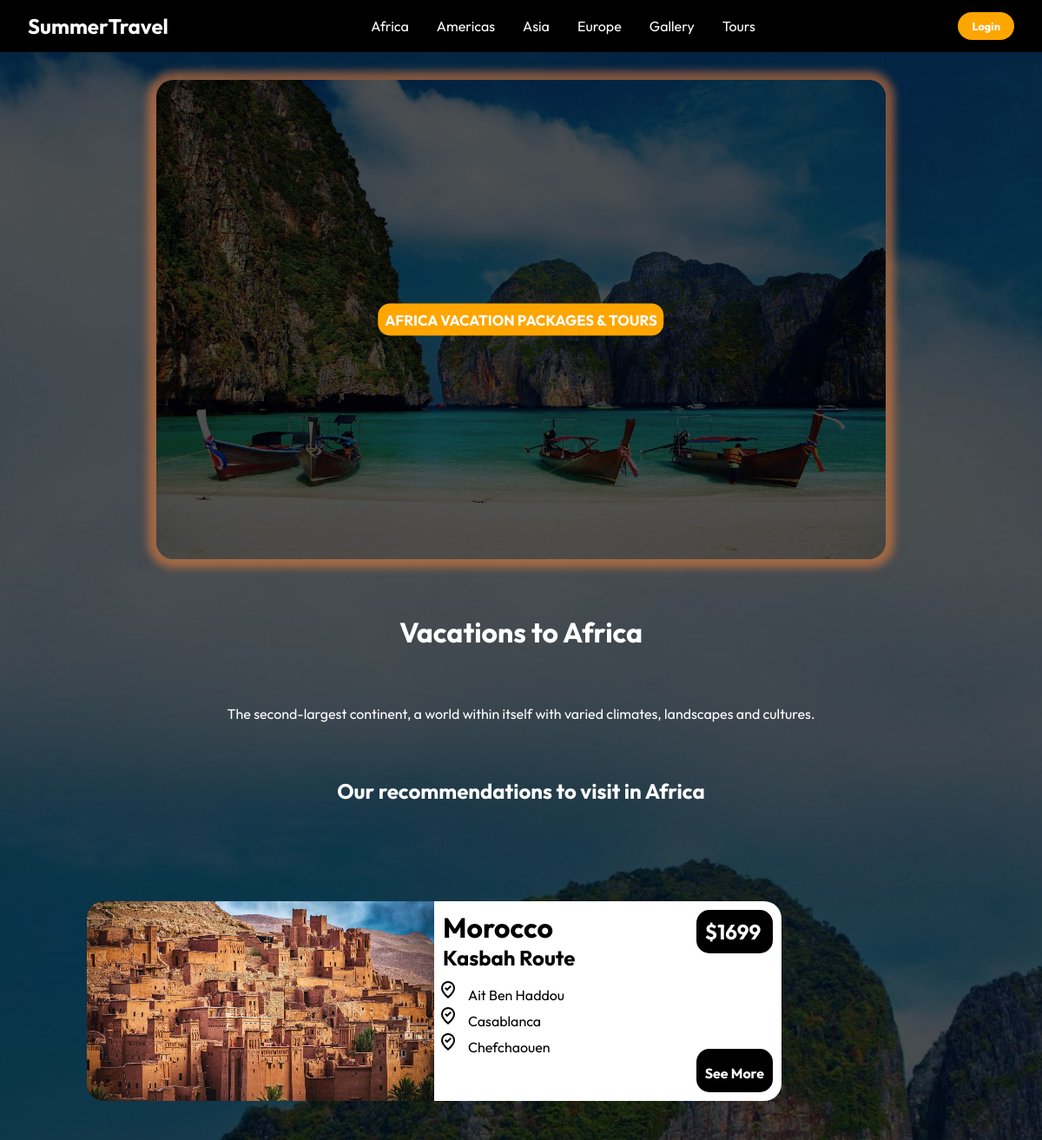
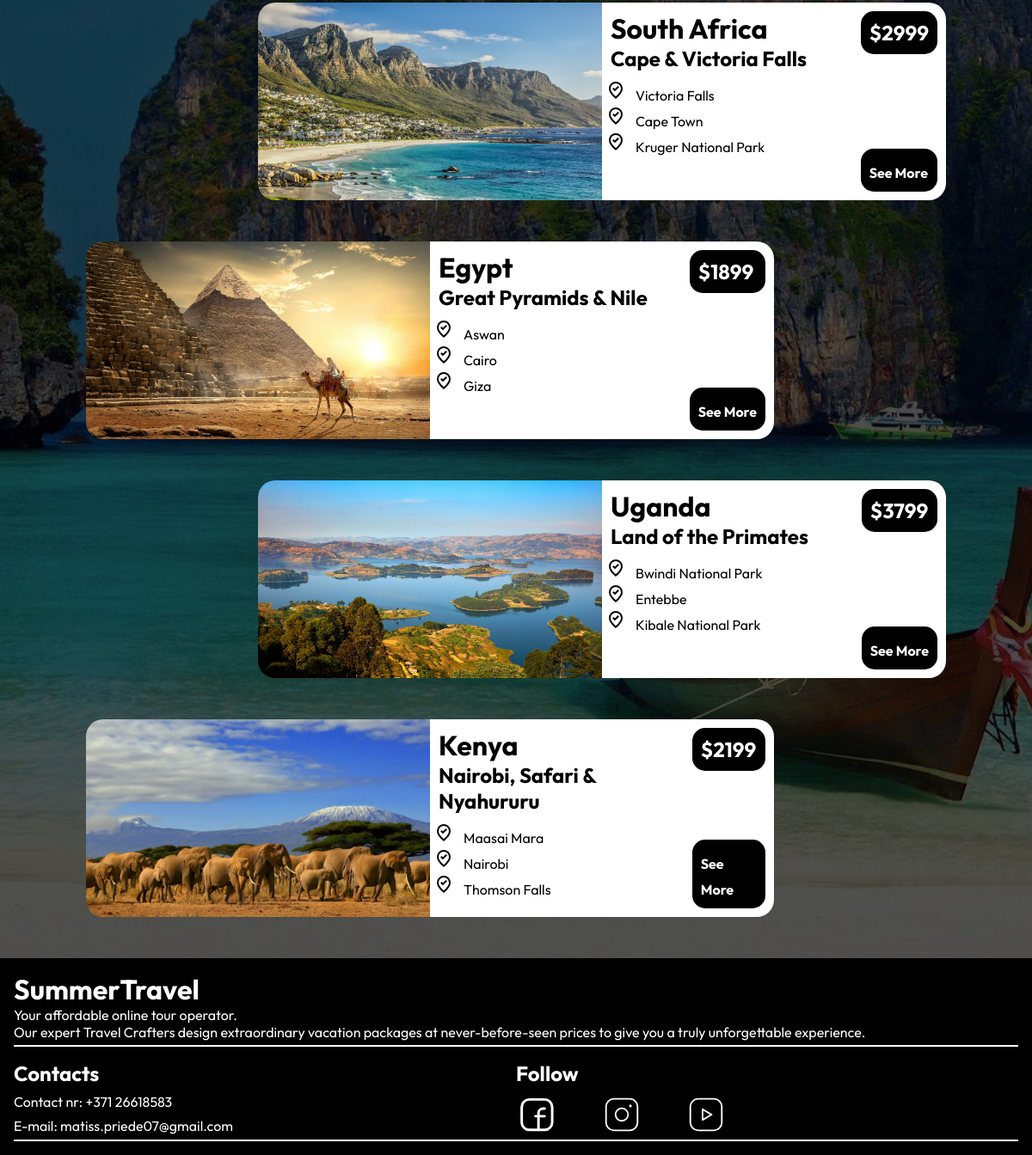
Screenshot of /continent/1 with the database file from the repository (2 pictures, top to bottom).
### tables this page shows
CREATE TABLE continents (
    id INTEGER PRIMARY KEY AUTOINCREMENT,
    name TEXT NOT NULL,
    description TEXT,
    hero_image TEXT,
    accent_color TEXT
);

CREATE TABLE destinations (
    id INTEGER PRIMARY KEY AUTOINCREMENT,
    continent_id INTEGER NOT NULL,
    name TEXT NOT NULL,
    image TEXT,
    description TEXT,
    FOREIGN KEY (continent_id) REFERENCES continents(id)
);

CREATE TABLE tours (
    id INTEGER PRIMARY KEY AUTOINCREMENT,
    destination_id INTEGER NOT NULL,
    title TEXT NOT NULL,
    price INTEGER NOT NULL,
    external_url TEXT, image TEXT, continent_id INTEGER, country TEXT,
    FOREIGN KEY (destination_id) REFERENCES destinations(id)
);

CREATE TABLE tour_stops (
    id INTEGER PRIMARY KEY AUTOINCREMENT,
    tour_id INTEGER NOT NULL,
    stop_name TEXT NOT NULL,
    FOREIGN KEY (tour_id) REFERENCES tours(id)
);

### app.py (the view, shortened to what this page needs)
@app.route('/continent/<int:continent_id>')
def continent(continent_id):
    db = get_db()
    cont = db.execute('SELECT * FROM continents WHERE id = ?', (continent_id,)).fetchone()
    if not cont:
        abort(404)
    destinations = db.execute(
        'SELECT * FROM destinations WHERE continent_id = ?', (continent_id,)
    ).fetchall()
    dest_data = []
    for dest in destinations:
        tours = db.execute(
            'SELECT * FROM tours WHERE destination_id = ? AND continent_id IS NULL', (dest['id'],)
        ).fetchall()
        tours_with_stops = []
        for tour in tours:
            stops = db.execute(
                'SELECT stop_name FROM tour_stops WHERE tour_id = ?', (tour['id'],)
            ).fetchall()
            tours_with_stops.append({'tour': tour, 'stops': stops})
        dest_data.append({'dest': dest, 'tours': tours_with_stops})
    custom_tours = db.execute(
        'SELECT * FROM tours WHERE continent_id = ?', (continent_id,)
    ).fetchall()
    db.close()
    return render_template('continent.html', continent=cont, dest_data=dest_data)

### app.py (called while the page is built)
def get_db():
    conn = sqlite3.connect(DB)
    conn.row_factory = sqlite3.Row
    return conn

### templates/continent.html (shortened to what this page needs)
{% extends "base.html" %}
{% block content %}
<main class="a_main">
    <div class="top_img">
        <h2 class="africa_img_text" style="background-color: orange;">
            {{ continent['name'] }} Vacation Packages &amp; Tours
        </h2>
        <img class="{{ continent['name']|lower }}_img"
             src="{{ url_for('static', filename='images/backgroung.jpg') }}"
             alt="{{ continent['name'] }}">
    </div>
    <div class="uzraksts">
        <h1>Vacations to {{ continent['name'] }}</h1>
    </div>
    <div class="mini_uzraksts">
        <p>{{ continent['description'] }}</p>
    </div>
    <div class="uzraksts">
        <h2>Our recommendations to visit in {{ continent['name'] }}</h2>
    </div>
    <div class="a_blocks">
        {% set counter = namespace(val=0) %}
        {% for item in dest_data %}
        {% set dest = item['dest'] %}
        {% for item2 in item['tours'] %}
        {% set tour = item2['tour'] %}
        {% set stops = item2['stops'] %}
        {% set counter.val = counter.val + 1 %}
        <div id="rem_top" class="{{ 'a_line' if counter.val is odd else 'a_line2' }}">
            <div class="attels">
                <img class="maroka"
                     src="{{ url_for('static', filename='images/' ~ dest['image']) }}"
                     alt="{{ dest['name'] }}">
            </div>
            <div class="texts_pie_img">
                <div class="text_right">
                    <h1>{{ dest['name'] }}</h1>
                    <h2>{{ tour['title'] }}</h2>
                    <ul class="vietas-ul">
                        {% for stop in stops %}
                        <li class="vietas">{{ stop['stop_name'] }}</li>
                        {% endfor %}
                    </ul>
                </div>
                <div class="text_left">
                    <h2 class="cena">${{ tour['price'] }}</h2>
                    <h2 class="cena">
                        <a target="_blank" href="{{ tour['external_url'] }}">See More</a>
                    </h2>
                </div>
            </div>
        </div>
        {% endfor %}
        {% endfor %}
    </div>
</main>
{% endblock %}

### templates/base.html (shortened to what this page needs)
<!DOCTYPE html>
<html lang="en">
<head>
    <link rel="stylesheet" href="{{ url_for('static', filename='css/style.css') }}">
    <link rel="stylesheet" href="https://cdnjs.cloudflare.com/ajax/libs/font-awesome/6.5.2/css/all.min.css"
 />
</head>
<body>
    <header>
        <div class="navbar">
            <div class="logo"><a href="{{ url_for('index') }}">SummerTravel</a></div>
            <ul class="links">
                <li><a href="{{ url_for('continent', continent_id=1) }}">Africa</a></li>
                <li><a href="{{ url_for('continent', continent_id=2) }}">Americas</a></li>
                <li><a href="{{ url_for('continent', continent_id=3) }}">Asia</a></li>
                <li><a href="{{ url_for('continent', continent_id=4) }}">Europe</a></li>
                <li><a href="{{ url_for('gallery') }}">Gallery</a></li>
                <li><a href="{{ url_for('tours') }}">Tours</a></li>
            </ul>
            <a href="{{ url_for('login') }}" class="action_btn">Login</a>
        </div>
    </header>
    <main>
        {% block content %}{% endblock %}
    </main>
    <footer class="apaksa">
        <div class="virsraksts">
            <h1>SummerTravel</h1>
            <p>Your affordable online tour operator.</p>
            <p class="extra_text">Our expert Travel Crafters design extraordinary vacation packages at never-before-seen prices to give you a truly unforgettable experience.</p>
        </div>
        <div class="visi_cont">
            <div class="contacts">
                <h2>Contacts</h2>
                <p>Contact nr: +371 26618583</p>
                <p>E-mail: matiss.priede07@gmail.com</p>
            </div>
            <div class="follow">
                <h2>Follow</h2>
                <div class="icons_div">
                    <a href="https://www.facebook.com/?locale=lv_LV">
                    </a>
                    <a href="https://www.instagram.com/">
                    </a>
                    <a href="https://www.youtube.com/">
                    </a>
                </div>
            </div>
        </div>
    </footer>
</body>
</html>

### static/css/style.css (style rules this page uses)
* { margin: 0; padding: 0; box-sizing: border-box; font-family: "Outfit", sans-serif; }
body { background-image: url("backgroung.jpg"); background-attachment: fixed; height: 100%; background-position: center; background-repeat: no-repeat; background-size: cover; }
li { list-style: none; }
a { text-decoration: none; color: #fff; font-size: 1rem; }
header { position: relative; padding: 0 2rem; background-color: black; }
.navbar { width: 100%; height: 60px; max-width: 1200px; margin: 0 auto; display: flex; align-items: center; justify-content: space-between; background-color: black; }
.navbar .logo a { font-size: 1.5rem; font-weight: bold; }
.navbar .links { display: flex; gap: 2rem; }
.action_btn { background-color: orange; color: #fff; padding: 0.5rem 1rem; border: none; outline: none; border-radius: 20px; font-size: 0.8rem; font-weight: bold; cursor: pointer; transition: scale 0.2 ease; }
.apaksa { background-color: black; color: #fff; padding: 1rem; margin-top: 3rem; }
.virsraksts { text-align: left; border-bottom: solid 2px; padding-bottom: 5px; margin-bottom: 1rem; }
.visi_cont { display: flex; flex-direction: row; border-bottom: solid 2px; }
.contacts { display: flex; flex-direction: column; width: 50%; gap: 0.5rem; }
.follow { display: flex; flex-direction: column; width: 50%; }
.icons_div { display: flex; flex-direction: row; justify-content: flex-start; gap: 3rem; margin-top: 0.5rem; }
.follow_icons { height: 50px; width: 50px; }
.a_main { display: flex; align-items: center; justify-content: center; flex-wrap: wrap; flex-direction: column; padding-top: 2rem; }
.africa_img_text { position: absolute; top: 50%; left: 50%; transform: translate(-50%, -50%); text-align: center; color: #fff; text-transform: uppercase; font-weight: bold; background-color: chocolate; padding: 8px; border-radius: 14px; z-index: -1; font-size: 1.05rem; }
.top_img { display: flex; border-radius: 20px; position: relative; justify-content: center; max-width: 1200px; }
.africa_img { border-radius: 20px; width: 70%; height: 50%; object-fit: scale-down; z-index: -2; box-shadow: 0 0 10px 10px rgba(255, 134, 58, 0.5); }
.uzraksts { padding: 4rem; color: #fff; text-align: center; }
.mini_uzraksts { color: #fff; max-width: 1200px; padding-left: 100px; padding-right: 100px; text-align: center; }
.a_blocks { display: flex; flex-direction: column; justify-content: flex-start; padding-left: 100px; padding-right: 100px; width: 100%; max-width: 1200px; }
.a_line { display: flex; justify-content: flex-start; align-content: center; height: auto; }
.a_line2 { display: flex; justify-content: flex-end; align-content: center; height: auto; }
#rem_top { margin-top: 3rem; }
.attels { width: 400px; height: 230px; }
.maroka { width: 100%; height: 100%; border-top-left-radius: 20px; border-bottom-left-radius: 20px; }
.texts_pie_img { background-color: #fff; width: 400px; padding: 10px; display: flex; flex-direction: row; justify-content: space-between; border-top-right-radius: 20px; border-bottom-right-radius: 20px; }
.text_right { display: flex; flex-direction: column; justify-content: flex-start; }
.text_left { display: flex; flex-direction: column; gap: 1.5rem; justify-content: space-between; }
.cena { background-color: black; color: #fff; border-radius: 15px; padding: 10px; }
.vietas { padding-left: 4px; line-height: 1.5; list-style-image: url("where_to_vote_FILL0_wght400_GRAD0_opsz24.svg"); }
.vietas-ul { padding-left: 25px; margin-top: 10px; }

### rows the page displays
continents: name "AFRICA", name "Africa", description "The second-largest continent, a world within itself with varied climates, landscapes and cultures."
destinations: image (picture), name "Morocco"
tours: title "Kasbah Route", price "1699"
tour_stops: stop_name "Ait Ben Haddou"
tour_stops: stop_name "Casablanca"
tour_stops: stop_name "Chefchaouen"
destinations: image (picture), name "South Africa"
tours: title "Cape & Victoria Falls", price "2999"
tour_stops: stop_name "Victoria Falls"
tour_stops: stop_name "Cape Town"
tour_stops: stop_name "Kruger National Park"
destinations: image (picture), name "Egypt"
tours: title "Great Pyramids & Nile", price "1899"
tour_stops: stop_name "Aswan"
tour_stops: stop_name "Cairo"
tour_stops: stop_name "Giza"
destinations: image (picture), name "Uganda"
tours: title "Land of the Primates", price "3799"
tour_stops: stop_name "Bwindi National Park"
tour_stops: stop_name "Entebbe"
tour_stops: stop_name "Kibale National Park"
destinations: image (picture), name "Kenya"
tours: title "Nairobi, Safari & Nyahururu", price "2199"
tour_stops: stop_name "Maasai Mara"
tour_stops: stop_name "Nairobi"
tour_stops: stop_name "Thomson Falls"
